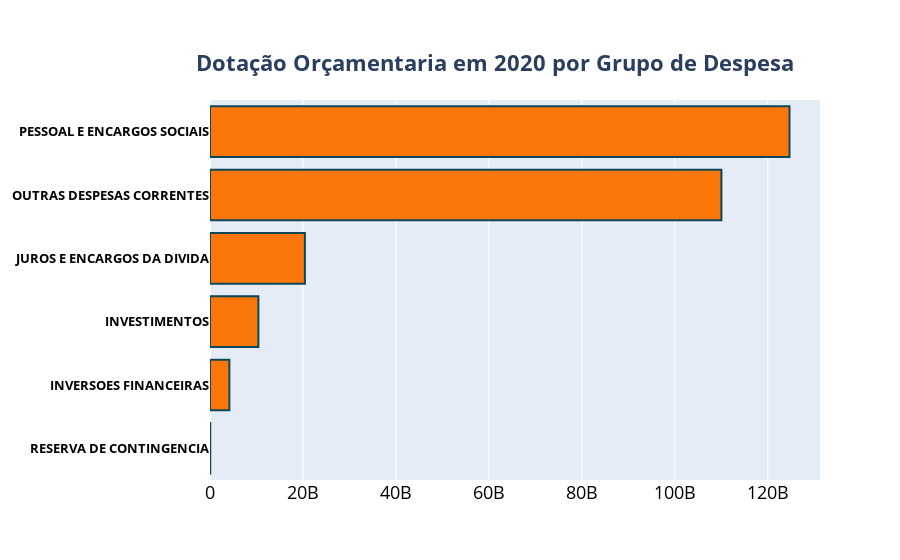

This figure's notebook cell:
### Code cell
dd = df_ano.groupby(by='grupo', as_index=False).sum()
dd = dd.sort_values(by='valor')

title = '<b>Dotação Orçamentaria em 2020 por Grupo de Despesa</b>'

fig = bar_plot(dd, label='grupo', title=title)
# plot(fig, filename="../images/orcamento_2020_por_grupo.html", auto_open=False)

### Figure 1 — Plotly figure (JSON) as saved in the notebook; plotly's stock layout.template omitted (floating-point values rounded to 4 significant figures)
{"data": [{"hoverlabel": {"font": {"size": 22}}, "marker": {"color": "rgb(250, 118, 9)", "line": {"color": "rgb(13, 72, 90)", "width": 2}}, "orientation": "h", "type": "bar", "x": [50000000, 4166806490, 10407090165, 20419131845, 110027755057, 124678912700], "y": ["<b>RESERVA DE CONTINGENCIA</b>", "<b>INVERSOES FINANCEIRAS</b>", "<b>INVESTIMENTOS</b>", "<b>JUROS E ENCARGOS DA DIVIDA</b>", "<b>OUTRAS DESPESAS CORRENTES</b>", "<b>PESSOAL E ENCARGOS SOCIAIS</b>"]}], "layout": {"autosize": true, "title": {"font": {"size": 22}, "text": "<b>Dotação Orçamentaria em 2020 por Grupo de Despesa</b>", "x": 0.55, "xanchor": "center", "y": 0.9, "yanchor": "top"}, "xaxis": {"autorange": true, "range": [0, 131200000000.0], "tickfont": {"color": "black", "size": 18}, "type": "linear"}, "yaxis": {"autorange": true, "range": [-0.5, 5.5], "tickfont": {"color": "black", "size": 13}, "type": "category"}}}
